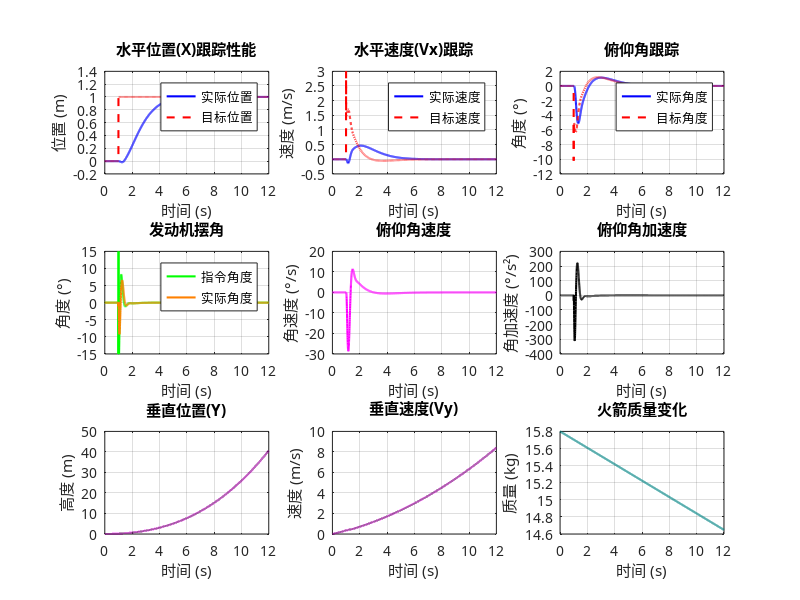

The MATLAB script that drew this image: (Note: this script raises an error after producing the figure.)
% 文件名：rocket_simulation_full_position_x.m
% 功能：完整火箭水平位置控制仿真，使用优化后的位置环PID参数和固定的姿态环PID参数
%       可视化水平位置跟踪性能、控制指令和各状态变量

function rocket_simulation_full_position_x(position_pid_params)
    %% 初始化环境
    set(0, 'DefaultAxesFontName', 'SimHei');
    set(0, 'DefaultTextFontName', 'SimHei');
    set(0, 'DefaultFigureColor', 'w');

    %% 参数配置
    % 如果未提供位置环PID参数，尝试从文件加载
    if nargin == 0

        try
            loaded_data = load('optimal_position_x_de_params.mat', 'optimal_params');
            % position_pid_params = loaded_data.optimal_params;
            position_pid_params = [1.5, 0.0, 0.20, 13, 0.0, 0.0];
            disp('成功加载优化后的水平位置环PID参数。');
        catch
            warning('无法加载 optimal_position_x_de_params.mat，将使用默认位置环PID参数。');
            position_pid_params = [1.4771, 0.0000, 1.6486, 3.3987, 0.0000, 0.0000]; % 修改后的默认值
        end

    end

    % 加载固定的姿态环PID参数
    try
        att_data = load('optimal_adaptive_de_params.mat', 'optimal_params');
        att_params = att_data.optimal_params;
        % Kp_outer_att = att_params(1); Ki_outer_att = att_params(2); Kd_outer_att = att_params(3);
        % Kp_inner_att = att_params(4); Ki_inner_att = att_params(5); Kd_inner_att = att_params(6);
        Kp_outer_att = 4.9006; Ki_outer_att = 0; Kd_outer_att = 0;
        Kp_inner_att = 0.77848; Ki_inner_att = 2.45; Kd_inner_att = 0.026142;
        disp('成功加载固定的姿态PID参数。');
    catch
        warning('无法加载 optimal_adaptive_de_params.mat，将使用默认姿态PID参数。');
        Kp_outer_att = 4.9006; Ki_outer_att = 0; Kd_outer_att = 0;
        Kp_inner_att = 0.77848; Ki_inner_att = 2.45; Kd_inner_att = 0.026142;
    end

    % 从输入数组提取水平位置和速度环PID参数
    Kp_pos_x = position_pid_params(1);
    Ki_pos_x = position_pid_params(2);
    Kd_pos_x = position_pid_params(3);
    Kp_vel_x = position_pid_params(4);
    Ki_vel_x = position_pid_params(5);
    Kd_vel_x = position_pid_params(6);

    %% 仿真参数
    dt_control = 0.004; % 控制周期 (s)，250Hz
    dt_dynamics = 0.001; % 动力学更新步长 (s)，1kHz
    time_duration = 12; % 仿真总时长 (s)
    control_steps = ceil(time_duration / dt_control); % 总控制步数

    % 火箭物理参数
    initial_mass = 15.8; % 初始质量 (kg)
    fuel_mass = 3.0; % 初始燃料质量 (kg)
    empty_mass = 12.8; % 空载质量 (kg)
    max_thrust = 200; % 最大推力 (N)
    max_mass_flow_rate = 0.12; % 最大质量流率 (kg/s)
    gimbal_to_cg_full = 0.58; % 满载时质心距离 (m)
    gimbal_to_cg_empty = 0.50; % 空载时质心距离 (m)
    inertia_full = 2.76; % 满载时转动惯量 (kg·m²)
    inertia_empty = 2.1; % 空载时转动惯量 (kg·m²)
    max_gimbal_angle = 15; % 最大摆角 (°)
    max_omega_att = 80; % 姿态内环输出最大角速度 (°/s)
    manual_thrust = 160; % 固定推力 (N)

    % 水平位置控制参数
    max_target_velocity_x = 3.0; % 水平位置环输出的最大目标速度 (m/s)
    min_target_velocity_x = -3.0; % 水平位置环输出的最小目标速度 (m/s)
    max_target_pitch = 20; % 速度环输出的最大目标俯仰角 (°)
    min_target_pitch = -20; % 速度环输出的最小目标俯仰角 (°)

    % PID控制器参数 (限幅和滤波)
    integral_max_pos_x = 50; integral_min_pos_x = -50; % 水平位置环积分限幅 (m*s)
    integral_max_vel_x = 50; integral_min_vel_x = -50; % 水平速度环积分限幅 (deg*s)
    integral_max_att_outer = 100; integral_min_att_outer = -100; % 固定姿态外环积分限幅
    integral_max_att_inner = 100; integral_min_att_inner = -100; % 固定姿态内环积分限幅
    alpha_d_pos_x = 1; alpha_output_pos_x = 1; % 水平位置环滤波系数 (1=无滤波)
    alpha_d_vel_x = 1; alpha_output_vel_x = 1; % 水平速度环滤波系数 (1=无滤波)
    alpha_d_att_outer = 1; alpha_output_att_outer = 1; % 固定姿态外环滤波
    alpha_d_att_inner = 1; alpha_output_att_inner = 1; % 固定姿态内环滤波

    % 执行机构参数
    delay_time = 0.01; % 执行机构延迟时间 (s)
    delay_steps = round(delay_time / dt_control); % 延迟步数
    tau_actuator = 0.05; % 执行机构时间常数 (s)
    alpha_actuator = dt_control / (tau_actuator + dt_control); % 一阶滞后系数

    % 噪声参数
    gimbal_angle_error = 0.0; % 万向节角度固定误差 (°)
    gimbal_angle_noise_std = 0.0; % 万向节角度噪声标准差 (°)
    sensor_noise_std = 0.0; % 传感器角度噪声标准差 (°)
    sensor_rate_noise_std = 0.0; % 传感器角速度噪声标准差 (°/s)

    %% 初始化系统
    % 初始化所有PID控制器
    pid_pos_x = initPIDController(Kp_pos_x, Ki_pos_x, Kd_pos_x, dt_control, ...
        integral_max_pos_x, integral_min_pos_x, alpha_d_pos_x, alpha_output_pos_x);
    pid_vel_x = initPIDController(Kp_vel_x, Ki_vel_x, Kd_vel_x, dt_control, ...
        integral_max_vel_x, integral_min_vel_x, alpha_d_vel_x, alpha_output_vel_x);
    pid_att_outer = initPIDController(Kp_outer_att, Ki_outer_att, Kd_outer_att, dt_control, ...
        integral_max_att_outer, integral_min_att_outer, alpha_d_att_outer, alpha_output_att_outer);
    pid_att_inner = initPIDController(Kp_inner_att, Ki_inner_att, Kd_inner_att, dt_control, ...
        integral_max_att_inner, integral_min_att_inner, alpha_d_att_inner, alpha_output_att_inner);

    % 初始化执行机构状态
    gimbal_angle_buffer = zeros(1, delay_steps);
    current_gimbal_angle_delayed = 0;
    current_gimbal_angle_actual = 0;

    % 预分配存储数组 (控制周期数据)
    time_list_control = zeros(1, control_steps);
    x_position_list_control = zeros(1, control_steps);
    x_velocity_list_control = zeros(1, control_steps);
    target_x_position_list_control = zeros(1, control_steps);
    target_x_velocity_list_control = zeros(1, control_steps);
    target_pitch_angle_list_control = zeros(1, control_steps);
    pitch_angle_list_control = zeros(1, control_steps);
    pitch_rate_list_control = zeros(1, control_steps);
    gimbal_angle_list_control = zeros(1, control_steps);
    gimbal_angle_actual_list_control = zeros(1, control_steps);
    mass_list_control = zeros(1, control_steps);

    % 预分配存储数组 (动力学周期数据)
    time_list = [];
    x_position_list = [];
    y_position_list = [];
    x_velocity_list = [];
    y_velocity_list = [];
    pitch_angle_list = [];
    pitch_rate_list = [];
    pitch_acceleration_list = [];

    % 系统初始状态
    state = [0.0; 0; 0; 0.0; 0; 0]; % [俯仰角(°); 角速度(°/s); x位置(m); x速度(m/s); y位置(m); y速度(m/s)]
    current_mass = initial_mass;
    current_inertia = inertia_full;
    current_gimbal_to_cg = gimbal_to_cg_full;

    %% 主仿真循环
    t = 0; step = 1;

    while t < time_duration
        % 控制更新（250Hz）
        if step <= control_steps && abs(t - (step - 1) * dt_control) < 1e-10
            t_control = (step - 1) * dt_control;

            % --- 目标位置生成 ---
            % 前1秒保持原位，然后移动到X=1m
            if t_control < 1.0
                target_x_position = 0;
            else
                target_x_position = 1.0;
            end

            % --- 控制逻辑 ---
            % 1. 水平位置环 (X-Position PID)
            position_error_x = target_x_position - state(3);
            [pid_pos_x, target_x_velocity] = updatePIDController(pid_pos_x, position_error_x);
            % target_x_velocity = 5; % 测试用：将目标速度固定为5m/s，可根据实际情况修改此值以进行不同条件下的测试
            target_x_velocity = max(min(target_x_velocity, max_target_velocity_x), min_target_velocity_x);

            % 2. 水平速度环 (X-Velocity PID)
            velocity_error_x = target_x_velocity - state(4);
            [pid_vel_x, target_pitch_angle_cmd] = updatePIDController(pid_vel_x, velocity_error_x);
            target_pitch_angle = -target_pitch_angle_cmd; % 正误差 -> 负俯仰角指令 (向右倾斜)
            % target_pitch_angle = 10; % 测试用：将目标俯仰角固定为10°，可根据实际情况修改此值以进行不同条件下的测试
            target_pitch_angle = max(min(target_pitch_angle, max_target_pitch), min_target_pitch);

            % 3. 姿态外环 (Attitude Angle PID)
            % 添加传感器噪声
            pitch_angle_measured = state(1) + sensor_noise_std * randn;
            pitch_rate_measured = state(2) + sensor_rate_noise_std * randn;

            theta_error = target_pitch_angle - pitch_angle_measured;
            [pid_att_outer, omega_ref] = updatePIDController(pid_att_outer, theta_error);
            omega_ref = max(min(omega_ref, max_omega_att), -max_omega_att);

            % 4. 姿态内环 (Attitude Rate PID)
            omega_error = omega_ref - pitch_rate_measured;
            [pid_att_inner, control] = updatePIDController(pid_att_inner, omega_error);
            current_gimbal_angle = max(min(control, max_gimbal_angle), -max_gimbal_angle);

            % 5. 执行机构模型 (延迟 + 滞后 + 噪声)
            gimbal_angle_buffer = [current_gimbal_angle, gimbal_angle_buffer(1:end - 1)];
            current_gimbal_angle_delayed = gimbal_angle_buffer(end);
            current_gimbal_angle_actual = (1 - alpha_actuator) * current_gimbal_angle_actual + ...
                alpha_actuator * current_gimbal_angle_delayed;
            gimbal_angle_noise = gimbal_angle_noise_std * randn;
            current_gimbal_angle_actual = current_gimbal_angle_actual + gimbal_angle_error + gimbal_angle_noise;

            % 存储控制周期数据
            time_list_control(step) = t_control; % 记录当前控制时间
            x_position_list_control(step) = state(3); % 记录当前水平位置
            x_velocity_list_control(step) = state(4); % 记录当前水平速度
            target_x_position_list_control(step) = target_x_position; % 记录当前目标水平位置
            target_x_velocity_list_control(step) = target_x_velocity; % 记录当前目标水平速度
            target_pitch_angle_list_control(step) = target_pitch_angle; % 记录当前目标俯仰角
            pitch_angle_list_control(step) = state(1); % 记录当前实际俯仰角
            pitch_rate_list_control(step) = state(2); % 记录当前俯仰角速度
            gimbal_angle_list_control(step) = current_gimbal_angle; % 记录当前发动机摆角指令
            gimbal_angle_actual_list_control(step) = current_gimbal_angle_actual; % 记录当前发动机实际摆角
            mass_list_control(step) = current_mass; % 记录当前火箭质量

            step = step + 1;
        end

        % 动力学更新（1kHz）
        t_next = min(t + dt_dynamics, time_duration);

        % 计算燃料消耗
        if fuel_mass > 0
            current_mass_flow_rate = max_mass_flow_rate * (manual_thrust / max_thrust);
            fuel_mass = max(fuel_mass - current_mass_flow_rate * dt_dynamics, 0);
            current_mass = empty_mass + fuel_mass;
        end

        % 根据燃料消耗插值质心位置和转动惯量
        mass_ratio = (initial_mass - current_mass) / (initial_mass - empty_mass);
        current_gimbal_to_cg = gimbal_to_cg_full - mass_ratio * (gimbal_to_cg_full - gimbal_to_cg_empty);
        current_inertia = inertia_full - mass_ratio * (inertia_full - inertia_empty);

        % 使用RK4更新动力学状态
        [state, pitch_acceleration] = updateDynamicsRK4(state, manual_thrust, ...
            current_gimbal_angle_actual, current_mass, current_inertia, current_gimbal_to_cg, dt_dynamics);

        % 简单的地面碰撞检测
        if state(5) < 0 && state(6) < 0 % 如果低于地面且向下运动
            state(5) = 0; % 停在地面
            state(6) = 0; % 垂直速度为0
        end

        % 存储动力学数据
        time_list(end + 1) = t;
        x_position_list(end + 1) = state(3);
        y_position_list(end + 1) = state(5);
        x_velocity_list(end + 1) = state(4);
        y_velocity_list(end + 1) = state(6);
        pitch_angle_list(end + 1) = state(1);
        pitch_rate_list(end + 1) = state(2);
        pitch_acceleration_list(end + 1) = pitch_acceleration;

        % 时间推进
        t = t_next;
    end

    %% 可视化结果
    figure('Name', '火箭水平位置控制仿真结果', 'NumberTitle', 'off', ...
        'Position', [100, 100, 1400, 900], 'Color', 'w');

    % 1. 水平位置跟踪性能
    subplot(3, 3, 1);
    plot(time_list_control, x_position_list_control, 'b', 'LineWidth', 1.5);
    hold on;
    plot(time_list_control, target_x_position_list_control, '--r', 'LineWidth', 1.5);
    title('水平位置(X)跟踪性能');
    xlabel('时间 (s)'); ylabel('位置 (m)');
    legend('实际位置', '目标位置', 'Location', 'best');
    grid on;

    % 2. 水平速度跟踪
    subplot(3, 3, 2);
    plot(time_list_control, x_velocity_list_control, 'b', 'LineWidth', 1.5);
    hold on;
    plot(time_list_control, target_x_velocity_list_control, '--r', 'LineWidth', 1.5);
    title('水平速度(Vx)跟踪');
    xlabel('时间 (s)'); ylabel('速度 (m/s)');
    legend('实际速度', '目标速度', 'Location', 'best');
    grid on;

    % 3. 俯仰角跟踪
    subplot(3, 3, 3);
    plot(time_list_control, pitch_angle_list_control, 'b', 'LineWidth', 1.5);
    hold on;
    plot(time_list_control, target_pitch_angle_list_control, '--r', 'LineWidth', 1.5);
    title('俯仰角跟踪');
    xlabel('时间 (s)'); ylabel('角度 (°)');
    legend('实际角度', '目标角度', 'Location', 'best');
    grid on;

    % 4. 发动机摆角
    subplot(3, 3, 4);
    plot(time_list_control, gimbal_angle_list_control, 'g', 'LineWidth', 1.5);
    hold on;
    plot(time_list_control, gimbal_angle_actual_list_control, 'Color', [1 0.5 0], 'LineWidth', 1.5);
    title('发动机摆角');
    xlabel('时间 (s)'); ylabel('角度 (°)');
    legend('指令角度', '实际角度', 'Location', 'best');
    grid on;

    % 5. 角速度
    subplot(3, 3, 5);
    plot(time_list_control, pitch_rate_list_control, 'm', 'LineWidth', 1.5);
    title('俯仰角速度');
    xlabel('时间 (s)'); ylabel('角速度 (°/s)');
    grid on;

    % 6. 角加速度
    subplot(3, 3, 6);
    plot(time_list, pitch_acceleration_list, 'k', 'LineWidth', 1.5);
    title('俯仰角加速度');
    xlabel('时间 (s)'); ylabel('角加速度 (°/s²)');
    grid on;

    % 7. 垂直位置(Y)
    subplot(3, 3, 7);
    plot(time_list, y_position_list, 'Color', [0.5 0 0.5], 'LineWidth', 1.5);
    title('垂直位置(Y)');
    xlabel('时间 (s)'); ylabel('高度 (m)');
    grid on;

    % 8. 垂直速度(Vy)
    subplot(3, 3, 8);
    plot(time_list, y_velocity_list, 'Color', [0.5 0 0.5], 'LineWidth', 1.5);
    title('垂直速度(Vy)');
    xlabel('时间 (s)'); ylabel('速度 (m/s)');
    grid on;

    % 9. 质量变化
    subplot(3, 3, 9);
    plot(time_list_control, mass_list_control, 'Color', [0 0.5 0.5], 'LineWidth', 1.5);
    title('火箭质量变化');
    xlabel('时间 (s)'); ylabel('质量 (kg)');
    grid on;

    % 添加总标题
    sgtitle('火箭水平位置控制完整仿真结果', 'FontSize', 16);

    %% 计算并显示性能指标
    % 计算稳定时间 (到达并保持在目标位置±2%范围内的时间)
    target_reached = false;
    settling_time = time_duration;
    settling_threshold = 0.02 * 2; % 2 % of 2m target

    for i = 1:length(time_list_control)

        if ~target_reached && abs(x_position_list_control(i) - 2) <= settling_threshold
            target_reached = true;
            settling_time = time_list_control(i);
        elseif target_reached && abs(x_position_list_control(i) - 2) > settling_threshold
            target_reached = false;
        end

    end

    % 计算超调量
    overshoot = max(0, max(x_position_list_control) - 2);

    % 计算稳态误差
    steady_state_error = mean(abs(x_position_list_control(end - 100:end) - 2)); % 最后100个控制周期

    % 显示性能指标
    disp('=== 性能指标 ===');
    disp(['稳定时间 (2%准则): ', num2str(settling_time), ' s']);
    disp(['最大超调量: ', num2str(overshoot), ' m']);
    disp(['稳态误差: ', num2str(steady_state_error), ' m']);

    %% 辅助函数
    function pid = initPIDController(Kp, Ki, Kd, dt, integral_max, integral_min, alpha_d, alpha_output)
        pid = struct( ...
            'Kp', Kp, 'Ki', Ki, 'Kd', Kd, 'dt', dt, ...
            'integral', 0, 'prev_error', 0, ...
            'integral_max', integral_max, 'integral_min', integral_min, ...
            'lpf_d', initLowPassFilter(alpha_d), ...
            'lpf_output', initLowPassFilter(alpha_output));
    end

    function lpf = initLowPassFilter(alpha)
        lpf.alpha = alpha;
        lpf.y_prev = 0;
    end

    % 功能：更新低通滤波器的状态
    % 输入参数：
    %   lpf：低通滤波器结构体，包含alpha和y_prev
    %   x：当前输入信号
    % 输出参数：
    %   lpf：更新后的低通滤波器结构体
    function lpf = updateLowPassFilter(lpf, x)
        % 根据低通滤波器的公式更新输出值
        % lpf.alpha * x 表示当前输入信号的加权值
        % (1 - lpf.alpha) * lpf.y_prev 表示上一次输出值的加权值
        lpf.y_prev = lpf.alpha * x + (1 - lpf.alpha) * lpf.y_prev;
    end

    function [pid, control_filtered] = updatePIDController(pid, error)
        P = pid.Kp * error;
        pid.integral = pid.integral + error * pid.dt;
        pid.integral = max(min(pid.integral, pid.integral_max), pid.integral_min);
        I = pid.Ki * pid.integral;
        derivative = (error - pid.prev_error) / pid.dt;
        pid.lpf_d = updateLowPassFilter(pid.lpf_d, derivative);
        D = pid.Kd * pid.lpf_d.y_prev;
        control = P + I + D;
        pid.lpf_output = updateLowPassFilter(pid.lpf_output, control);
        control_filtered = pid.lpf_output.y_prev;
        pid.prev_error = error;
    end

    function [state_next, pitch_acceleration] = updateDynamicsRK4(state, thrust, gimbal_angle, mass, inertia, gimbal_to_cg, dt)

        function dxdt = dynamics(x, thrust, gimbal_angle, mass, inertia, gimbal_to_cg)
            theta = x(1); % 俯仰角 (°)
            omega = x(2); % 角速度 (°/s)
            x_vel = x(4); % x速度 (m/s)
            y_vel = x(6); % y速度 (m/s)

            % 推力方向（x轴正方向向左）
            thrust_angle = theta - gimbal_angle;
            thrust_x = -thrust * sind(thrust_angle); % 正为左
            thrust_y = thrust * cosd(thrust_angle); % 正为上

            % 加速度计算
            acc_x = thrust_x / mass;
            acc_y = (thrust_y - 9.81 * mass) / mass;

            % 力矩和角加速度
            torque = thrust * gimbal_to_cg * sind(gimbal_angle); % 正力矩
            alpha = rad2deg(torque / inertia); % 角加速度 deg/s²

            dxdt = [omega; alpha; x_vel; acc_x; y_vel; acc_y];
        end

        % RK4积分
        k1 = dynamics(state, thrust, gimbal_angle, mass, inertia, gimbal_to_cg);
        k2 = dynamics(state + dt / 2 * k1, thrust, gimbal_angle, mass, inertia, gimbal_to_cg);
        k3 = dynamics(state + dt / 2 * k2, thrust, gimbal_angle, mass, inertia, gimbal_to_cg);
        k4 = dynamics(state + dt * k3, thrust, gimbal_angle, mass, inertia, gimbal_to_cg);

        state_next = state + dt / 6 * (k1 + 2 * k2 + 2 * k3 + k4);
        torque = thrust * gimbal_to_cg * sind(gimbal_angle);
        pitch_acceleration = rad2deg(torque / inertia);
    end

end
